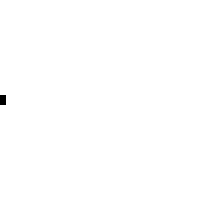
Frame 1 (no input)
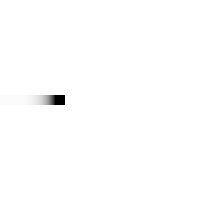
Frame 60 (the mouse pressed at the canvas centre just before this capture)
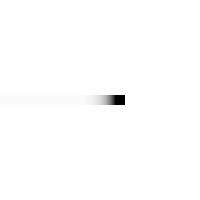
Frame 120 (the mouse held since frame 60 and released just before this capture)

The Processing sketch that drew these frames (run headless with seeded random() and noise(); from frame 60 on, the mouse is pressed at the canvas centre):

// Processing sketch: training2_1
// ── training2_1.pde
float X;       // 物体の位置
float Speed;   // 物体のスピード

void setup() {
  size(200, 200);
  colorMode(RGB, 255);
  background(255);
  frameRate(15);

  X = 0;
  Speed = 1;
}

void draw() {
  fadeToWhite();
  
  X = X + Speed;

  noStroke();
  fill(0);
  rectMode(CENTER);
  rect(X, height/2, 10, 10);
}

void fadeToWhite() {
  noStroke();
  fill(255, 30);
  rectMode(CORNER);
  rect(0, 0, width, height);
}
